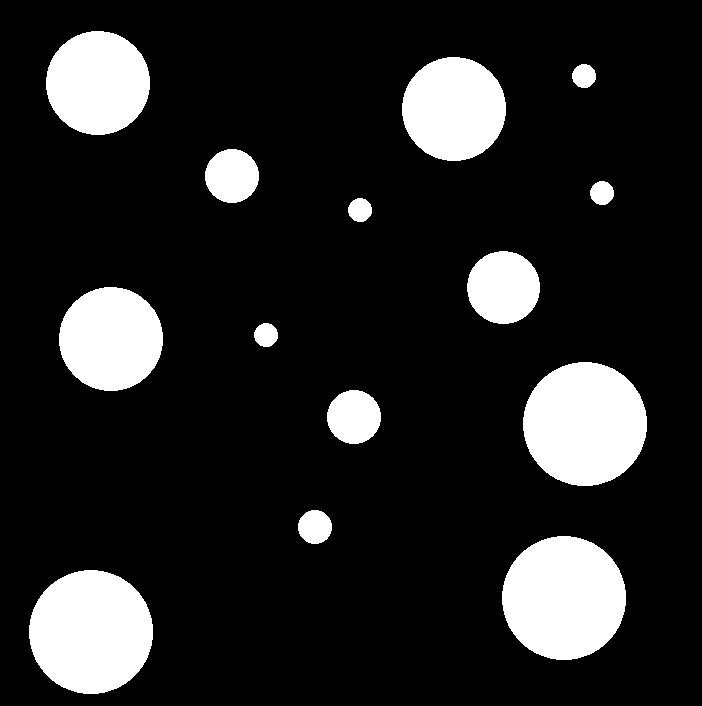
#> input picture Resources/120x2O100x2O50x2O20x4.png, 702 x 706 px
$ python Canny.py
#> lines starting #> are read from the running program, lines starting #| are printed output that depends on the picture; after the words box and inside, x2 and y2 are one past the last pixel; in counts of white or black regions, pixels touching at a corner belong together
import cv2
import numpy as np
from scipy import ndimage
from scipy.ndimage.filters import convolve
from matplotlib import pyplot as plt
from PIL import Image

img = Image.open("Resources/120x2O100x2O50x2O20x4.png").convert("L")
#> img: PIL image 702x706 L; 14.7% white; 14 white regions, largest, box (x1, y1, x2, y2) and area: (523, 362, 647, 486) 12062, (502, 536, 626, 660) 12062, (29, 570, 153, 694) 12062
img_Gray = np.asarray(img, dtype=np.uint8)
imgGray = img_Gray.astype(np.uint8)
cv2.imshow("Grayscale IMG", imgGray)

# Filtr Gaussa
def gauss_filter(img, size, sigma):
    size = int(size) // 2
    x, y = np.mgrid[-size:size+1, -size:size+1] # Przygotowanie tablic dla maski
    denom = 1 / (2.0 * np.pi * sigma**2) # Mianownik rownania maski
    mask = np.exp(-((x**2 + y**2) / (2.0*sigma**2))) * denom # Rownanie na maske filtru
    I = convolve(img, mask) # Splot obrazu oraz maski
    return I

# Wyznaczanie gradientu
def prewitt_operator(img):
    Ixx = np.array([[-1, 0, 1],
                    [-1, 0, 1],
                    [-1, 0, 1]]) # Pierwsza pochodna, kierunek poziomy

    Iyy = np.array([[1, 1, 1],
                    [0, 0, 0],
                    [-1, -1, -1]]) # Pierwsza pochodna, kierunek pionowy

    Ix = ndimage.filters.convolve(img, Ixx) # Splot pochodnej i obrazu
    Iy = ndimage.filters.convolve(img, Iyy) # Splot pochodnej i obrazu

    I = np.sqrt(np.square(Ix) + np.square(Iy)) # Rownanie obrazu wynikowego
    I = I / I.max() * 255
    theta = np.arctan2(Iy, Ix) # Obliczenie katu detekcji krawedzi
    return (I, theta)

# Tłumienie niemaksymalne
def suppres(img, theta):
    x, y = img.shape
    I = np.zeros((x, y), dtype=np.uint8)
    angle = theta * 180. / np.pi
    angle[angle < 0] += 180
    for i in range(1, x-1):
        for j in range (1, y-1):
            try:
                q = 255
                r = 255
                if(0 <= angle[i, j] < 22.5) or (157.5 <= angle[i, j] <= 180): # kat 0
                    q = img[i, j+1]
                    r = img[i, j-1]
                elif (22.5 <= angle[i, j] < 67.5): # kat 45
                    q = img[i+1, j-1]
                    r = img[i-1, j+1]
                elif (67.5 <= angle[i, j] < 112.5): # kat 90
                    q = img[i+1, j]
                    r = img[i-1, j]
                elif (112.5 <= angle[i, j] < 157.5): # kat 135
                    q = img[i-1, j-1]
                    r = img[i+1, j+1]
                if (img[i, j] >= q) and (img[i, j] >= r):
                    I[i, j] = img[i, j]
                else:
                    I[i, j] = 0
            except IndexError as e:
                pass
    return I

# Podwojne progowanie
def doubleThresh(img, lThreshVal=0.06, hThreshVal=0.1):
    hThresh = img.max() * hThreshVal
    lThresh = hThresh * lThreshVal
    x, y = img.shape
    I = np.zeros((x, y), dtype=np.uint8)
    weak = np.uint8(30)
    strong = np.uint8(255)
    strong_i, strong_j = np.where(img >= hThresh)
    weak_i, weak_j = np.where((img <= hThresh) & (img >= lThresh))
    I[strong_i, strong_j] = strong
    I[weak_i, weak_j] = weak
    return (I, weak, strong)

# Detekcja krawedzi histereza
def hysteresis(img, weak, strong=255):
    x, y = img.shape
    for i in range(1, x - 1):
        for j in range(1, y - 1):
            if (img[i, j] == weak):
                try:
                    if ((img[i + 1, j - 1] == strong) or (img[i + 1, j] == strong) or (img[i + 1, j + 1] == strong)
                            or (img[i, j - 1] == strong) or (img[i, j + 1] == strong)
                            or (img[i - 1, j - 1] == strong) or (img[i - 1, j] == strong) or (
                                    img[i - 1, j + 1] == strong)):
                        img[i, j] = strong
                    else:
                        img[i, j] = 0
                except IndexError as e:
                    pass

    return img

def detectCircles(img, radius):
    edges = img
    plt.imshow(img)
    plt.imshow(edges, cmap='gray')
    plt.show()
    rows, columns = edges.shape
    img2 = edges

    radius += 2

    for x in range(0, columns):
        for y in range(0, rows):
            if (edges[y, x] == 255):
                for ang in range(0, 360):
                    t = (ang * np.pi) / 180
                    x0 = int(round(x - radius * np.cos(t)))
                    y0 = int(round(y - radius * np.sin(t)))
                    if (x0 < columns and x0 > 0 and y0 < rows and y0 > 0 and img2[y0, x0] < 255):
                        img2[y0, x0] += 1

    maxes = np.argwhere((img2 > 200) & (img2 < 250)).flatten()

    for i in range(0, len(maxes), 2):
        cv2.circle(img2, center=(maxes[i + 1], maxes[i]), radius=radius, color=(255, 255, 255), thickness=2)

    plt.imshow(img2, cmap='gray')
    plt.show()

x, y = imgGray.shape
#> x = 706; y = 702
img_gauss = np.zeros((x, y), dtype=np.uint8)
img_gauss = gauss_filter(imgGray, 5, 1.4)
cv2.imshow("Smoothing image - Gaussian filter", img_gauss)
cv2.waitKey(0)

img_gauss = np.asarray(img_gauss, dtype=np.int32)
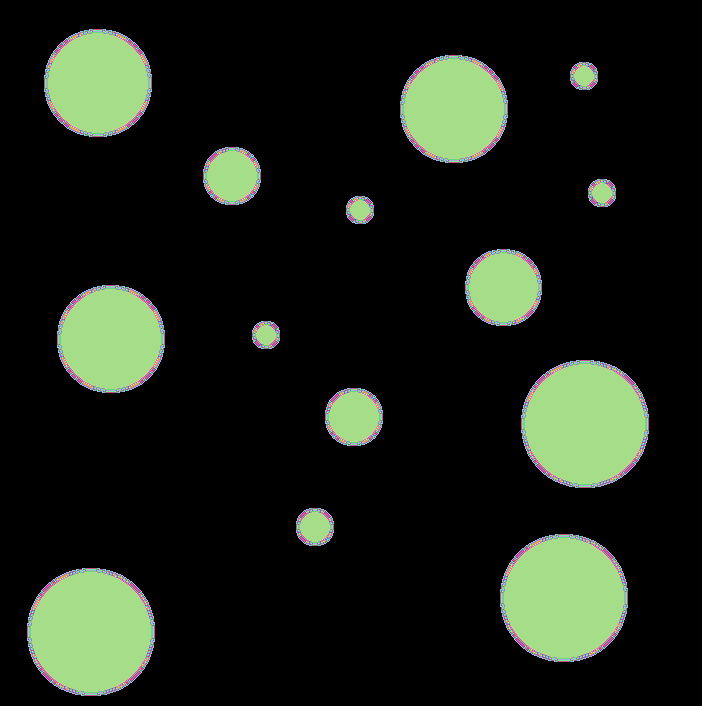
#> img_gauss: shape (706, 702) int32; 59 distinct labels, from 0 to 221; one colour per label, 0 black
img_prewitt = np.zeros((x, y), dtype=np.int32)
img_prewitt, theta = prewitt_operator(img_gauss)
#> in prewitt_operator, `Ix = ndimage.filters.convolve(img, Ixx)`:
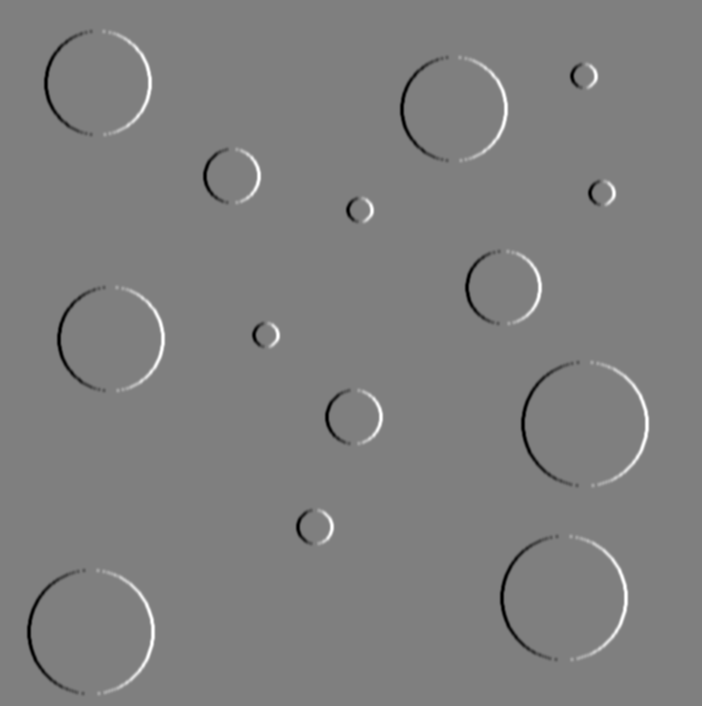
#> Ix: shape (706, 702) int32; min -363, max 363, mean 0; drawn with min black and max white
#> in prewitt_operator, `Iy = ndimage.filters.convolve(img, Iyy)`:
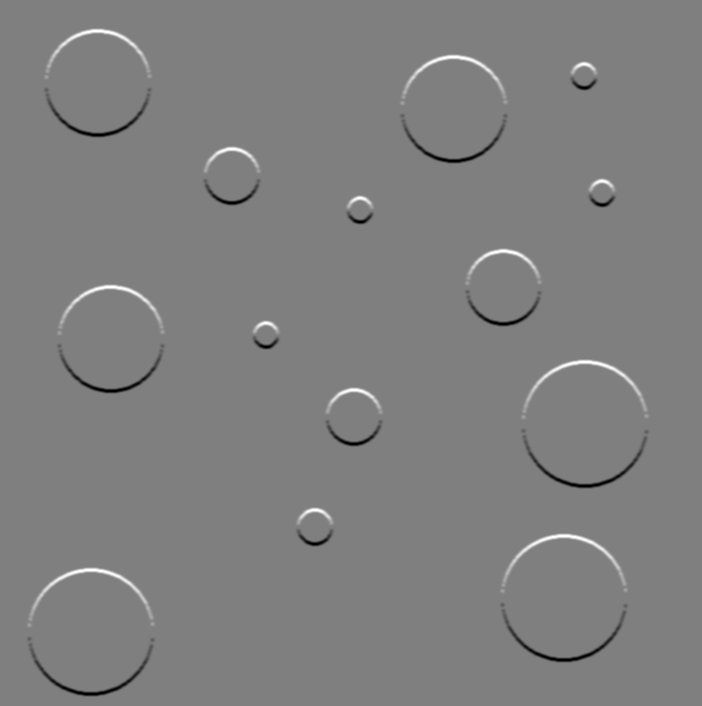
#> Iy: shape (706, 702) int32; min -363, max 363, mean 0; drawn with min black and max white
#> in prewitt_operator, `I = np.sqrt(np.square(Ix) + np.square(Iy))`:
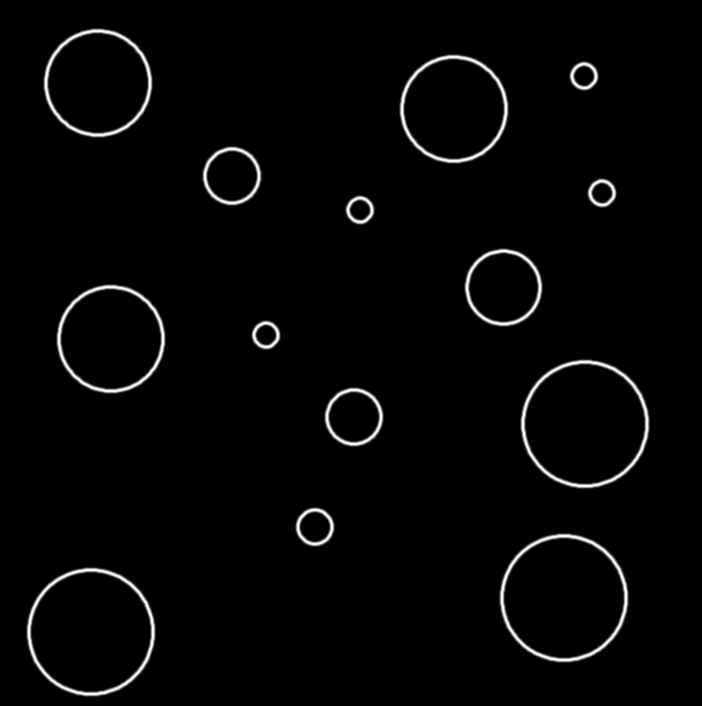
#> I: shape (706, 702) float64; min 0, max 375.8, mean 8.4; drawn with min black and max white
#> in prewitt_operator, `theta = np.arctan2(Iy, Ix)`:
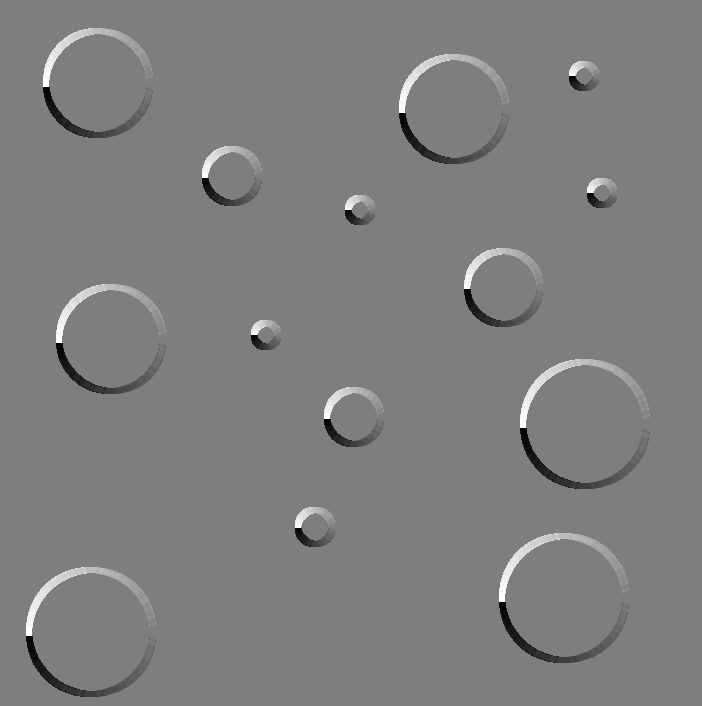
#> theta: shape (706, 702) float64; min -3.11, max 3.14, mean 0.00232; drawn with min black and max white
img_prewitt = np.array(img_prewitt)
img_prewitt = img_prewitt.astype(np.uint8)
cv2.imshow("Prewitt operator - finding the intensity of the image", img_prewitt)
cv2.waitKey(0)

img_supp = np.zeros((x, y), dtype=np.uint8)
img_supp = suppres(img_prewitt, theta)
#> in suppres, `angle[angle < 0] += 180`:
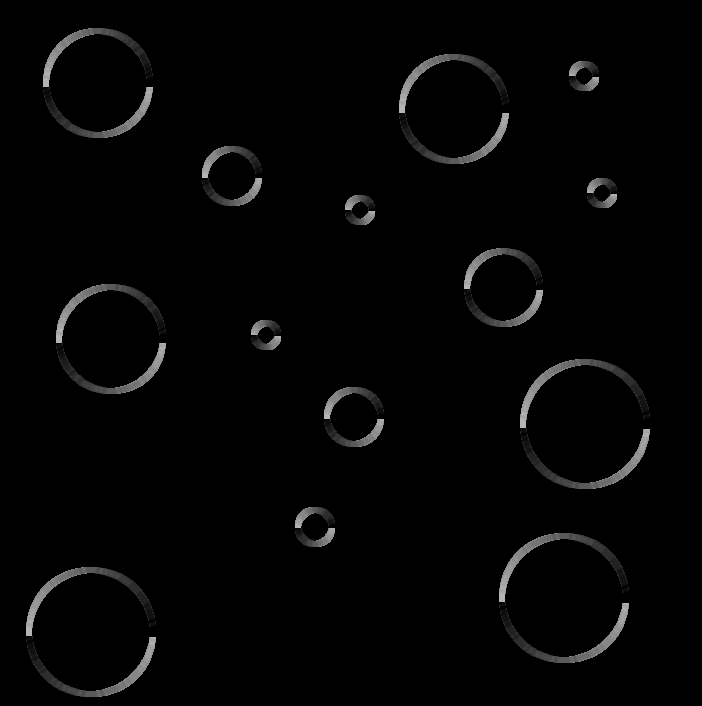
#> angle: shape (706, 702) float64; min 0, max 180, mean 4.3
#> after the loop in suppres, `for i in range(1, x-1):`:
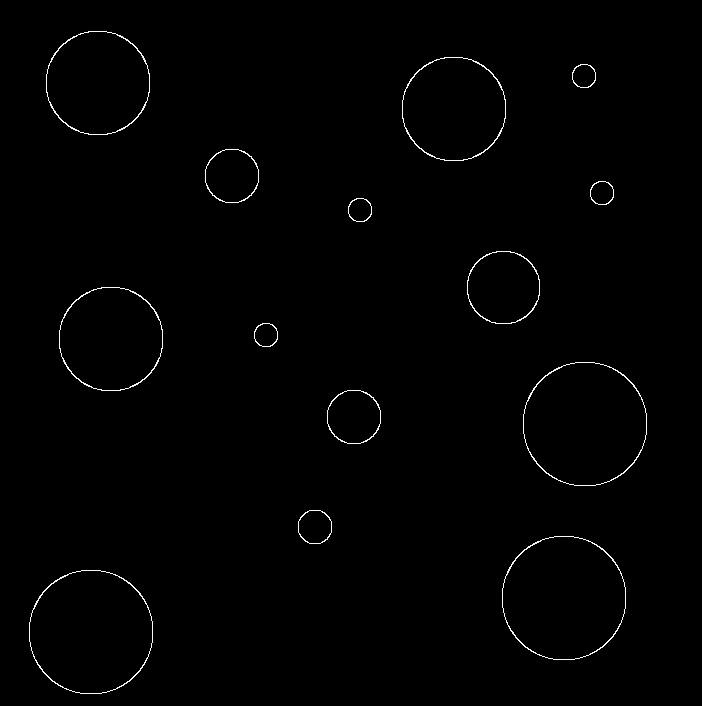
#> I: shape (706, 702); min 0, max 255, mean 1.9
img_supp = np.array(img_supp)
img_supp = img_supp.astype(np.uint8)
cv2.imshow("Non-Maximum Suppression", img_supp)
cv2.waitKey(0)

img_threshold = np.zeros((x, y), dtype=np.uint8)
img_threshold, weak, strong = doubleThresh(img_supp)
#> in doubleThresh, `hThresh = img.max() * hThreshVal`: hThresh = 25.5
#> in doubleThresh, `lThresh = hThresh * lThreshVal`: lThresh = 1.53
#> in doubleThresh, `strong_i, strong_j = np.where(img >= hThresh)`: strong_i = 3825 values from 31 to 693; strong_j = 3825 values, max 646 at index 2411, min 29 at index 3399, mean 344.2
#> in doubleThresh, `weak_i, weak_j = np.where((img <= hThresh) & (img >= lThresh))`: weak_i = empty array
#> img_threshold: shape (706, 702); 0.77% white in thin lines or dots, all inside (x1, y1, x2, y2) = (29, 31, 647, 694)
#> weak = 30; strong = 255
img_threshold = np.array(img_threshold)
img_threshold = img_threshold.astype(np.uint8)
cv2.imshow("Double Threshold", img_threshold)
cv2.waitKey(0)

img_edge = np.zeros((x, y), dtype=np.uint8)
img_edge = hysteresis(img_threshold, weak, strong)
cv2.imshow("Edge tracked by hysteresis", img_edge)
cv2.waitKey(0)
